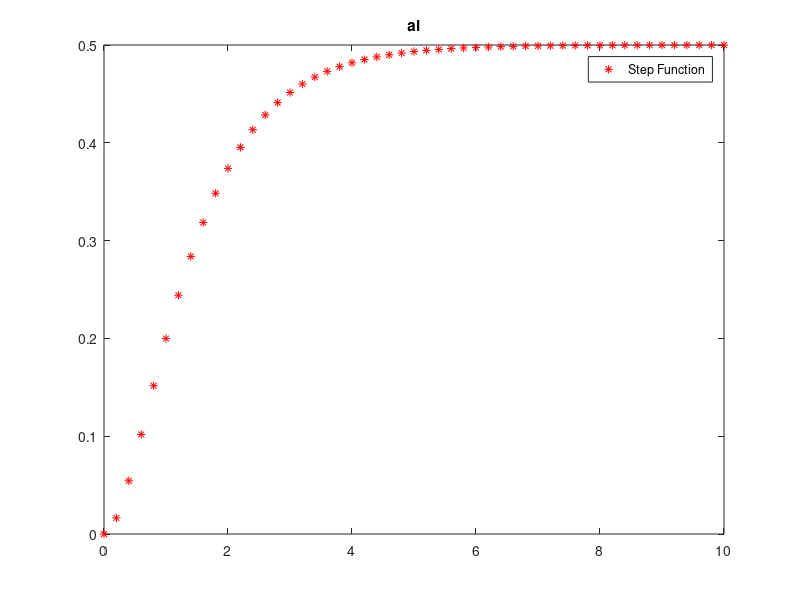
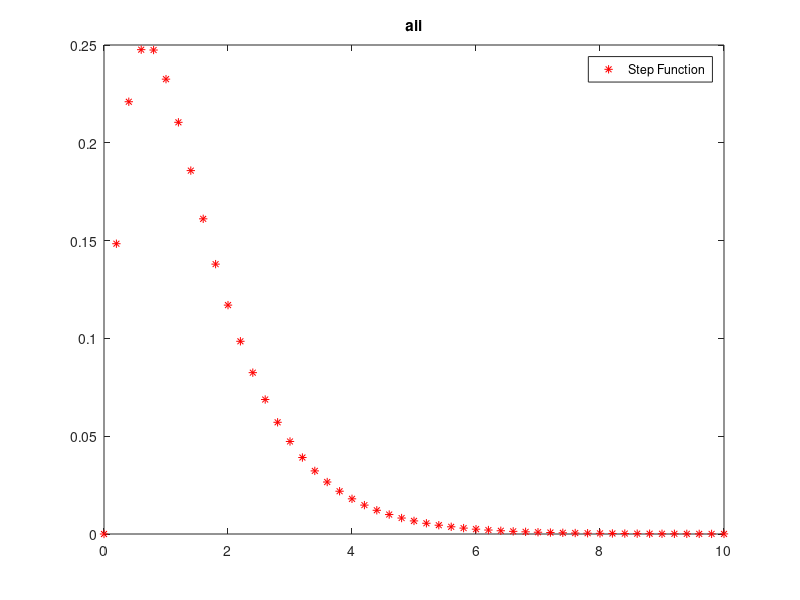
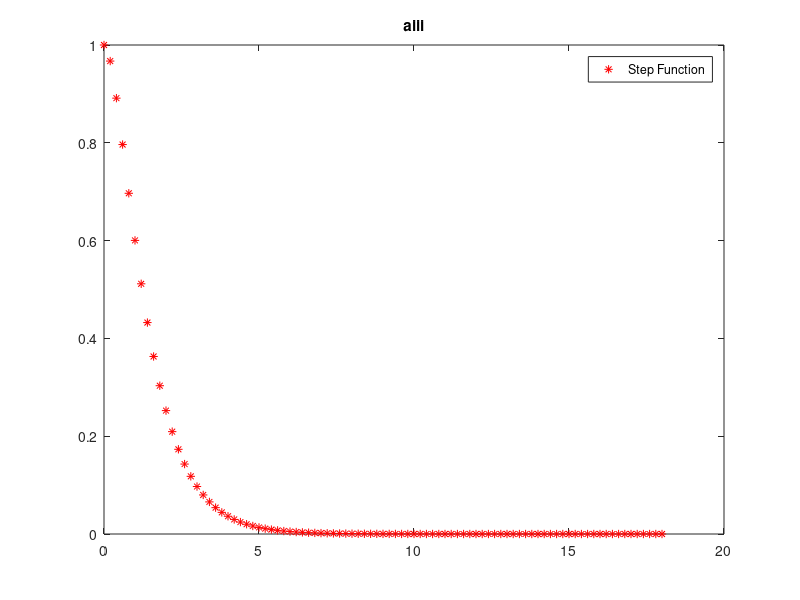
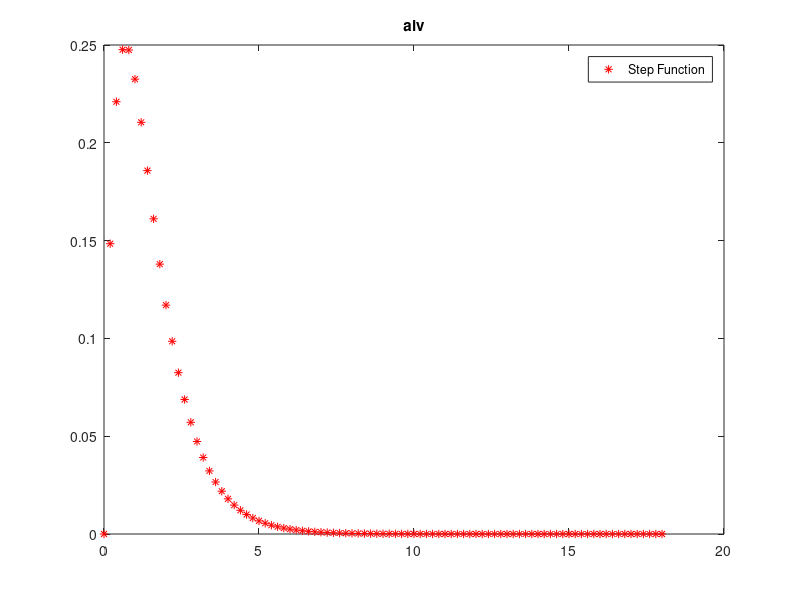

The MATLAB script that drew these images, in order:
clc
clear all
close all

%% Q2 ai
disp('-----------Q2 ai-----------')
figure(1)
hold on
sys = tf(1,[1 3 2])
step(sys)

t = [0:0.2:10];
x = 0.5+0.5.*exp(-2.*t)-exp(-t);
plot(t,x,'r*')
title('ai')
legend('Step Function','Hand Calculation')
hold off

%% Q2 aii
disp('-----------Q2 aii-----------')
figure(2)
hold on
sys = tf(1,[1 3 2])
impulse(sys)

t = [0:0.2:10];
x = exp(-t)-exp(-2.*t);
plot(t,x,'r*')
title('aii')
legend('Step Function','Hand Calculation')
hold off

%% Q2 aiii
disp('-----------Q2 aiii-----------')
figure(3)
hold on
a = [0 1; -2 -3];
b = [0; 1];
c = [1  0];
x0 = [1 ; 0];
sys = ss(a,b,c,[]);
initial(sys,x0)

t = [0:0.2:18];
x = 2*exp(-t)-exp(-2.*t);
plot(t,x,'r*')
title('aiii')
legend('Step Function','Hand Calculation')
hold off

%% Q2 aiv
disp('-----------Q2 aiv-----------')
figure(4)
hold on
a = [0 1; -2 -3];
b = [0; 1];
c = [1  0];
x0 = [0 ; 1];
sys = ss(a,b,c,[]);
initial(sys,x0)

t = [0:0.2:18];
x = exp(-t)-exp(-2.*t);
plot(t,x,'r*')
title('aiv')
legend('Step Function','Hand Calculation')
hold off

%% Q2 bi
disp('-----------Q2 bi-----------')
figure(5)
hold on
sys = tf(1,[1 2 2])
step(sys)

t = [0:0.2:10];
x = 0.5-0.5.*exp(-t).*(sin(t)+cos(t));
plot(t,x,'r*')
title('bi')
legend('Step Function','Hand Calculation')
hold off

%% Q2 bii
disp('-----------Q2 bii-----------')
figure(6)
hold on
sys = tf(1,[1 2 2])
impulse(sys)

t = [0:0.2:10];
x = exp(-t).*sin(t);
plot(t,x,'r*')
title('bii')
legend('Step Function','Hand Calculation')
hold off

%% Q2 biii
disp('-----------Q2 biii-----------')
figure(7)
hold on
a = [0 1; -2 -2];
b = [0; 1];
c = [1  0];
x0 = [1 ; 0];
sys = ss(a,b,c,[]);
initial(sys,x0)

t = [0:0.2:18];
x = exp(-t).*cos(t)+exp(-t).*sin(t);
plot(t,x,'r*')
title('biii')
legend('Step Function','Hand Calculation')
hold off

%% Q2 biv
disp('-----------Q2 biv-----------')
figure(8)
hold on
a = [0 1; -2 -2];
b = [0; 1];
c = [1  0];
x0 = [0 ; 1];
sys = ss(a,b,c,[]);
initial(sys,x0)

t = [0:0.2:18];
x = exp(-t).*sin(t);
plot(t,x,'r*')
title('biv')
legend('Step Function','Hand Calculation')
hold off